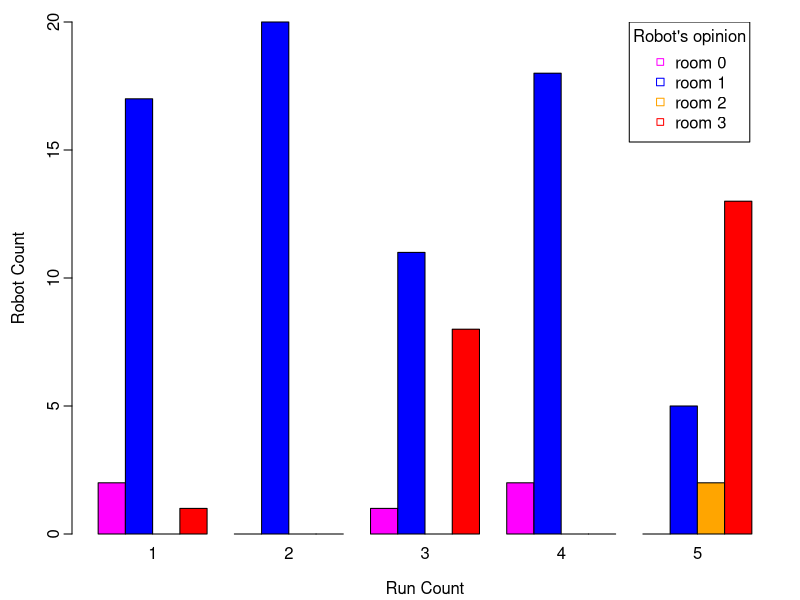

Generate this figure with R:
A <- matrix(c(2, 17, 0, 1,
              0, 20, 0, 0,
              1, 11, 0, 8,
              2, 18, 0, 0,
              0, 5, 2, 13),
            nrow=4, ncol=5)

pdf("exp1.pdf", width=16/2.54, height=10/2.54,
    pointsize=10)
par(mgp=c(2.2,0.45,0), tcl=-0.4, mar=c(3.3,3.6,1.1,1.1))

barplot(A,
        names.arg=c(1, 2, 3, 4, 5),
        xlab="Run Count",
        ylab="Robot Count",
        col=c("magenta", "blue", "orange", "red"),
        beside=TRUE,
        ylim=c(0,20)
        )
legend(x=20.5, y=20,
       c("room 0", "room 1", "room 2", "room 3"),
       cex=1,
       title="Robot's opinion",
       col=c("magenta", "blue", "orange", "red"),
       pch=c(22,0,0)
       )
dev.off()

